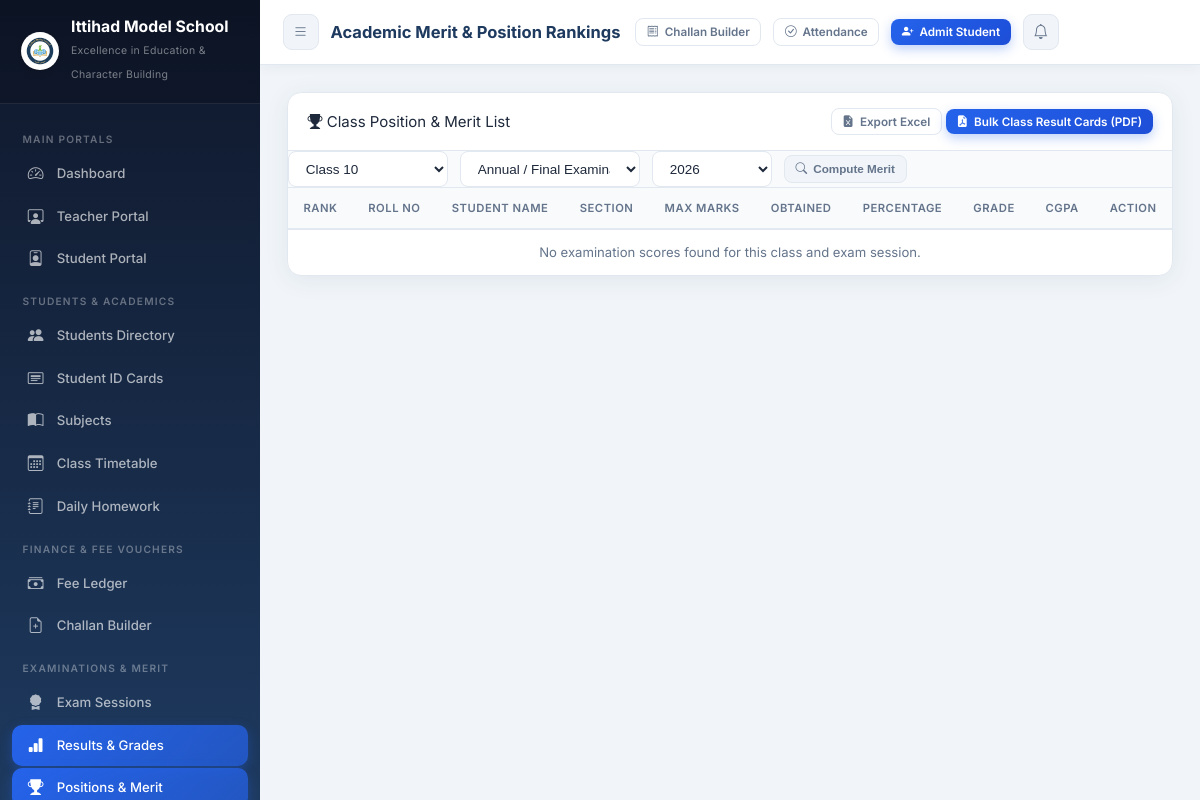
The page /results/merit-list/ (signed in) on the database its author committed.
### core/models.py (models this page shows, shortened)
class SchoolSetting(models.Model):
    school_name        = models.CharField(max_length=200, default='Ittihad Model School')
    tagline            = models.CharField(max_length=250, default='Excellence in Education & Character Building')
    registration_no    = models.CharField(max_length=100, default='REG-IMS-2026-987')
    address            = models.TextField(default='Sector H-9, Educational Complex, Capital City')
    contact_phone      = models.CharField(max_length=50, default='+92 51 9876543 / 0300-1234567')
    email              = models.EmailField(default='info@ittihadmodelschool.edu.pk')
    website            = models.URLField(default='https://ittihadmodelschool.edu.pk', blank=True)
    logo               = models.ImageField(upload_to='school_branding/', default='school_branding/logo.png', blank=True, null=True)
    bank_name          = models.CharField(max_length=100, default='National Allied Bank Ltd')
    bank_account_title = models.CharField(max_length=150, default='Ittihad Model School Trust')
    bank_account_no    = models.CharField(max_length=50, default='0123-4567890123')
    iban               = models.CharField(max_length=50, default='PK36NABL0000012345678901')
    bank_branch        = models.CharField(max_length=100, default='Main Campus Branch (Code: 0422)')
    currency_symbol    = models.CharField(max_length=10, default='PKR')
    late_fee_per_day   = models.DecimalField(max_digits=8, decimal_places=2, default=50.00)
    principal_name     = models.CharField(max_length=100, default='Prof. Dr. Sarah Jenkins')
    @classmethod
    def get_settings(cls):
        obj, _ = cls.objects.get_or_create(
            id=1,
            defaults={
                'school_name': 'Ittihad Model School',
                'tagline': 'Excellence in Education & Character Building',
                'logo': 'school_branding/logo.png',
            }
        )
        return obj

### core/views.py (the view, shortened to what this page needs)
# urls.py: path('results/merit-list/',          views.merit_list_view,          name='merit_list_view'),
@login_required
def merit_list_view(request):
    cls = request.GET.get('student_class', '10')
    exam_type = request.GET.get('exam_type', 'Final')
    year = int(request.GET.get('year', date.today().year))
    students = Student.objects.filter(student_class=cls, is_active=True)
    merit_data = []
    for s in students:
        res = Result.objects.filter(student=s, exam_type=exam_type, year=year)
    merit_data.sort(key=lambda x: x['percentage'], reverse=True)
    for idx, item in enumerate(merit_data, 1):
        suffix = {1: 'st', 2: 'nd', 3: 'rd'}.get(idx if idx < 20 else idx % 10, 'th')
        item['position_text'] = f"{idx}{suffix}"
    if request.GET.get('export') == 'excel':
        buffer = export_merit_list_excel_sheet(merit_data, exam_type, cls)
        response = HttpResponse(buffer, content_type='application/vnd.openxmlformats-officedocument.spreadsheetml.sheet')
        response['Content-Disposition'] = f'attachment; filename="Merit_List_Class_{cls}_{exam_type}.xlsx"'
        return response
    return render(request, 'core/merit_list.html', {
        'merit_data': merit_data,
        'selected_class': cls,
        'selected_exam': exam_type,
        'selected_year': year,
        'classes': CLASS_CHOICES,
        'exams': EXAM_TYPE,
        'years': range(2022, date.today().year + 2),
    })

### core/context_processors.py (called while the page is built)
def school_settings_processor(request):
    try:
        setting = SchoolSetting.get_settings()
    except Exception:
        setting = None
    return {
        'school_setting': setting,
        'SCHOOL_NAME': setting.school_name if setting else 'Ittihad Model School',
    }

### templates/core/merit_list.html (shortened to what this page needs)
{% extends "base.html" %}
{% block page_title %}Academic Merit & Position Rankings{% endblock %}
{% block content %}
<div class="card fade-in">
  <div class="card-header" style="display:flex; justify-content:space-between; align-items:center; flex-wrap:wrap; gap:12px;">
    <div class="card-title"><i class="bi bi-trophy-fill text-warning"></i> Class Position & Merit List</div>
    <div class="actions-group">
      <a href="?student_class={{ selected_class }}&exam_type={{ selected_exam }}&year={{ selected_year }}&export=excel" class="btn btn-outline btn-sm">
        <i class="bi bi-file-earmark-excel-fill text-success"></i> Export Excel
      </a>
      <a href="{% url 'bulk_result_cards_pdf' %}?student_class={{ selected_class }}&exam_type={{ selected_exam }}&year={{ selected_year }}" target="_blank" class="btn btn-primary btn-sm">
        <i class="bi bi-file-earmark-pdf-fill"></i> Bulk Class Result Cards (PDF)
      </a>
    </div>
  </div>
  <div class="filter-toolbar p-3" style="background:#F8FAFC; border-bottom:1px solid #E2E8F0;">
    <form method="get" class="filter-form" style="display:flex; gap:12px; flex-wrap:wrap; align-items:center;">
      <select name="student_class" class="form-select form-select-sm" style="max-width:160px;">
        {% for c, c_lbl in classes %}
          <option value="{{ c }}" {% if selected_class == c %}selected{% endif %}>{{ c_lbl }}</option>
        {% endfor %}
      </select>
      <select name="exam_type" class="form-select form-select-sm" style="max-width:180px;">
        {% for e, e_lbl in exams %}
          <option value="{{ e }}" {% if selected_exam == e %}selected{% endif %}>{{ e_lbl }}</option>
        {% endfor %}
      </select>
      <select name="year" class="form-select form-select-sm" style="max-width:120px;">
        {% for y in years %}
          <option value="{{ y }}" {% if selected_year == y %}selected{% endif %}>{{ y }}</option>
        {% endfor %}
      </select>
      <button type="submit" class="btn btn-sm btn-secondary"><i class="bi bi-search"></i> Compute Merit</button>
    </form>
  </div>
  <div class="card-body p-0">
    <div class="table-responsive">
      <table class="table mb-0">
        <thead>
          <tr>
            <th>Rank</th>
            <th>Roll No</th>
            <th>Student Name</th>
            <th>Section</th>
            <th>Max Marks</th>
            <th>Obtained</th>
            <th>Percentage</th>
            <th>Grade</th>
            <th>CGPA</th>
            <th>Action</th>
          </tr>
        </thead>
        <tbody>
          {% for item in merit_data %}
            <tr {% if forloop.counter == 1 %}style="background:#FEF9C3;"{% elif forloop.counter == 2 %}style="background:#F1F5F9;"{% elif forloop.counter == 3 %}style="background:#FFF7ED;"{% endif %}>
              <td>
                {% if forloop.counter == 1 %}
                  <span class="badge badge-warning"><i class="bi bi-trophy-fill"></i> 1st Position</span>
                {% elif forloop.counter == 2 %}
                  <span class="badge badge-secondary"><i class="bi bi-award-fill"></i> 2nd Position</span>
                {% elif forloop.counter == 3 %}
                  <span class="badge badge-warning" style="background:#FDBA74; color:#7C2D12;"><i class="bi bi-award"></i> 3rd Position</span>
                {% else %}
                  <strong>{{ item.position_text }}</strong>
                {% endif %}
              </td>
              <td><strong>{{ item.student.roll_no }}</strong></td>
              <td>
                <a href="{% url 'student_detail' item.student.pk %}" class="text-dark font-weight-bold">
                  {{ item.student.name }}
                </a>
              </td>
              <td>{{ item.student.section }}</td>
              <td>{{ item.total_max }}</td>
              <td class="font-weight-bold">{{ item.total_obtained|floatformat:1 }}</td>
              <td><strong>{{ item.percentage }}%</strong></td>
              <td><span class="badge badge-{% if item.grade == 'A+' or item.grade == 'A' %}success{% elif item.grade == 'F' %}danger{% else %}info{% endif %}">{{ item.grade }}</span></td>
              <td>{{ item.cgpa|floatformat:2 }}</td>
              <td>
                <a href="{% url 'result_pdf' item.student.pk %}?exam_type={{ selected_exam }}&year={{ selected_year }}" target="_blank" class="btn btn-xs btn-outline" title="Print Result Card">
                  <i class="bi bi-printer"></i> Card
                </a>
              </td>
            </tr>
          {% empty %}
            <tr>
              <td colspan="10" class="text-center py-4 text-muted">No examination scores found for this class and exam session.</td>
            </tr>
          {% endfor %}
        </tbody>
      </table>
    </div>
  </div>
</div>
{% endblock %}

### templates/base.html (shortened to what this page needs)
<!DOCTYPE html>
<html lang="en">
<head>
  {% load static %}
  <link rel="stylesheet" href="{% static 'css/style.css' %}">
  <link rel="stylesheet" href="https://cdn.jsdelivr.net/npm/bootstrap-icons@1.11.1/font/bootstrap-icons.css">
</head>
<body>
<aside class="sidebar" id="sidebar">
  <div class="sidebar-brand">
    <div class="brand-icon" style="display:flex; align-items:center; justify-content:center; background:none;">
      {% if school_setting.logo %}
        <img src="{{ school_setting.logo.url }}" alt="Logo" style="width:38px; height:38px; border-radius:50%; object-fit:contain; background:white; padding:1px; box-shadow:0 2px 6px rgba(0,0,0,0.15);">
      {% else %}
        <img src="{% static 'images/logo.png' %}" alt="Logo" style="width:38px; height:38px; border-radius:50%; object-fit:contain; background:white; padding:1px; box-shadow:0 2px 6px rgba(0,0,0,0.15);" onerror="this.outerHTML='🏫'">
      {% endif %}
    </div>
    <div class="brand-text">
      <h2 style="font-size:1.05rem; line-height:1.2;">{{ school_setting.school_name|default:"Ittihad Model School" }}</h2>
      <span style="font-size:0.7rem; letter-spacing:0.3px;">{{ school_setting.tagline|default:"Excellence in Education" }}</span>
    </div>
  </div>
  <nav class="sidebar-menu">
    <div class="menu-label">Main Portals</div>
    <div class="nav-item">
      <a href="{% url 'dashboard' %}" class="nav-link">
        <span class="nav-icon"><i class="bi bi-speedometer2"></i></span>
        Dashboard
      </a>
    </div>
    <div class="nav-item">
      <a href="{% url 'teacher_portal' %}" class="nav-link">
        <span class="nav-icon"><i class="bi bi-person-workspace"></i></span>
        Teacher Portal
      </a>
    </div>
    <div class="nav-item">
      <a href="{% url 'student_portal' %}" class="nav-link">
        <span class="nav-icon"><i class="bi bi-person-badge"></i></span>
        Student Portal
      </a>
    </div>
    <div class="menu-label">Students & Academics</div>
    <div class="nav-item">
      <a href="{% url 'student_list' %}" class="nav-link">
        <span class="nav-icon"><i class="bi bi-people-fill"></i></span>
        Students Directory
      </a>
    </div>
    <div class="nav-item">
      <a href="{% url 'student_id_cards_pdf' %}" target="_blank" class="nav-link">
        <span class="nav-icon"><i class="bi bi-card-heading"></i></span>
        Student ID Cards
      </a>
    </div>
    <div class="nav-item">
      <a href="{% url 'subject_list' %}" class="nav-link">
        <span class="nav-icon"><i class="bi bi-book-half"></i></span>
        Subjects
      </a>
    </div>
    <div class="nav-item">
      <a href="{% url 'timetable_list' %}" class="nav-link">
        <span class="nav-icon"><i class="bi bi-calendar3"></i></span>
        Class Timetable
      </a>
    </div>
    <div class="nav-item">
      <a href="{% url 'homework_list' %}" class="nav-link">
        <span class="nav-icon"><i class="bi bi-journal-text"></i></span>
        Daily Homework
      </a>
    </div>
    <div class="menu-label">Finance & Fee Vouchers</div>
    <div class="nav-item">
      <a href="{% url 'fee_list' %}" class="nav-link">
        <span class="nav-icon"><i class="bi bi-cash-stack"></i></span>
        Fee Ledger
      </a>
    </div>
    <div class="nav-item">
      <a href="{% url 'bulk_voucher_generate' %}" class="nav-link">
        <span class="nav-icon"><i class="bi bi-file-earmark-plus"></i></span>
        Challan Builder
      </a>
    </div>
    <div class="menu-label">Examinations & Merit</div>
    <div class="nav-item">
      <a href="{% url 'exam_list' %}" class="nav-link">
        <span class="nav-icon"><i class="bi bi-award-fill"></i></span>
        Exam Sessions
      </a>
    </div>
    <div class="nav-item">
      <a href="{% url 'result_list' %}" class="nav-link">
        <span class="nav-icon"><i class="bi bi-bar-chart-fill"></i></span>
        Results & Grades
      </a>
    </div>
    <div class="nav-item">
      <a href="{% url 'merit_list_view' %}" class="nav-link">
        <span class="nav-icon"><i class="bi bi-trophy-fill"></i></span>
        Positions & Merit
      </a>
    </div>
  </nav>
</aside>
<header class="topbar">
  <div style="display:flex; align-items:center; gap:12px;">
    <button class="btn-icon" id="menuToggle" aria-label="Toggle menu">
      <i class="bi bi-list"></i>
    </button>
    <div class="topbar-title">{% block page_title %}EduManage Dashboard{% endblock %}</div>
  </div>
  <div class="topbar-actions">
    <a href="{% url 'bulk_voucher_generate' %}" class="btn btn-outline btn-sm" title="Generate Monthly Vouchers">
      <i class="bi bi-receipt"></i> <span class="d-none-sm">Challan Builder</span>
    </a>
    <a href="{% url 'student_attendance' %}" class="btn btn-outline btn-sm" title="Mark Daily Attendance">
      <i class="bi bi-check-circle"></i> <span class="d-none-sm">Attendance</span>
    </a>
    <a href="{% url 'student_add' %}" class="btn btn-primary btn-sm" id="quickAddStudent">
      <i class="bi bi-person-plus-fill"></i> <span class="d-none-sm">Admit Student</span>
    </a>
    <a href="{% url 'notifications' %}" class="btn-icon" id="notifBtn" title="Notifications">
      <i class="bi bi-bell"></i>
    </a>
  </div>
</header>
<main class="main-content">
  <div class="page-body">
    {% block content %}{% endblock %}
  </div>
</main>
</body>
</html>

### rows shown on the page
SchoolSetting: logo (picture), school_name "Ittihad Model School", tagline "Excellence in Education & Character Building"

### other values the page prints
form field student_class "Class 10"
form field exam_type "Annual / Final Examination"
form field year "2026"
